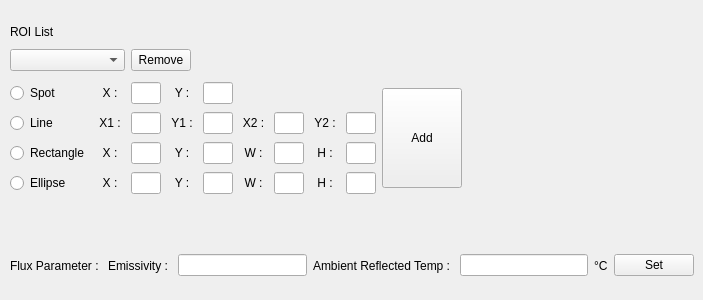
      <widget class="QWidget" name="tabRegionOfInterests">
       <attribute name="title">
        <string>Region of Interests</string>
       </attribute>
       <widget class="QWidget" name="gridLayoutWidget_12">
        <property name="geometry">
         <rect>
          <x>10</x>
          <y>20</y>
          <width>181</width>
          <height>51</height>
         </rect>
        </property>
        <layout class="QGridLayout" name="gridLayout_ROIList">
         <item row="1" column="0">
          <widget class="QComboBox" name="comboBox_ListRoi"/>
         </item>
         <item row="0" column="0">
          <widget class="QLabel" name="label_ROIListTitle">
           <property name="text">
            <string>ROI List</string>
           </property>
          </widget>
         </item>
         <item row="1" column="1">
          <widget class="QPushButton" name="pushButton_RemoveRoiItem">
           <property name="maximumSize">
            <size>
             <width>60</width>
             <height>16777215</height>
            </size>
           </property>
           <property name="text">
            <string>Remove</string>
           </property>
          </widget>
         </item>
        </layout>
       </widget>
       <widget class="QWidget" name="gridLayoutWidget_13">
        <property name="geometry">
         <rect>
          <x>10</x>
          <y>80</y>
          <width>452</width>
          <height>120</height>
         </rect>
        </property>
        <layout class="QGridLayout" name="gridLayout_ROITitle">
         <item row="1" column="8">
          <widget class="QLineEdit" name="lineEdit_LineY2">
           <property name="maximumSize">
            <size>
             <width>30</width>
             <height>16777215</height>
            </size>
           </property>
          </widget>
         </item>
         <item row="3" column="3">
          <widget class="QLabel" name="label_RoiEllipseY">
           <property name="text">
            <string>Y :</string>
           </property>
           <property name="alignment">
            <set>Qt::AlignCenter</set>
           </property>
          </widget>
         </item>
         <item row="1" column="7">
          <widget class="QLabel" name="label_RoiLineY2">
           <property name="text">
            <string>Y2 :</string>
           </property>
           <property name="alignment">
            <set>Qt::AlignCenter</set>
           </property>
          </widget>
         </item>
         <item row="0" column="4">
          <widget class="QLineEdit" name="lineEdit_SpotY">
           <property name="maximumSize">
            <size>
             <width>30</width>
             <height>16777215</height>
            </size>
           </property>
          </widget>
         </item>
         <item row="3" column="5">
          <widget class="QLabel" name="label_RoiEllipseW">
           <property name="text">
            <string>W :</string>
           </property>
           <property name="alignment">
            <set>Qt::AlignCenter</set>
           </property>
          </widget>
         </item>
         <item row="1" column="0">
          <widget class="QRadioButton" name="radioButton_RoiLine">
           <property name="text">
            <string>Line</string>
           </property>
          </widget>
         </item>
         <item row="0" column="3">
          <widget class="QLabel" name="label_RoiSpotY">
           <property name="text">
            <string>Y :</string>
           </property>
           <property name="alignment">
            <set>Qt::AlignCenter</set>
           </property>
          </widget>
         </item>
         <item row="2" column="5">
          <widget class="QLabel" name="label_RoiRectangleW">
           <property name="text">
            <string>W :</string>
           </property>
           <property name="alignment">
            <set>Qt::AlignCenter</set>
           </property>
          </widget>
         </item>
         <item row="1" column="3">
          <widget class="QLabel" name="label_RoiLineY1">
           <property name="text">
            <string>Y1 :</string>
           </property>
           <property name="alignment">
            <set>Qt::AlignCenter</set>
           </property>
          </widget>
         </item>
         <item row="0" column="2">
          <widget class="QLineEdit" name="lineEdit_SpotX">
           <property name="minimumSize">
            <size>
             <width>30</width>
             <height>0</height>
            </size>
           </property>
           <property name="maximumSize">
            <size>
             <width>30</width>
             <height>16777215</height>
            </size>
           </property>
          </widget>
         </item>
         <item row="2" column="0">
          <widget class="QRadioButton" name="radioButton_RoiRectangle">
           <property name="text">
            <string>Rectangle</string>
           </property>
          </widget>
         </item>
         <item row="0" column="1">
          <widget class="QLabel" name="label_RoiSpotX">
           <property name="text">
            <string>X :</string>
           </property>
           <property name="alignment">
            <set>Qt::AlignCenter</set>
           </property>
          </widget>
         </item>
         <item row="2" column="7">
          <widget class="QLabel" name="label_RoiRectangleH">
           <property name="text">
            <string>H :</string>
           </property>
           <property name="alignment">
            <set>Qt::AlignCenter</set>
           </property>
          </widget>
         </item>
         <item row="2" column="1">
          <widget class="QLabel" name="label_RoiRectangleX">
           <property name="text">
            <string>X :</string>
           </property>
           <property name="alignment">
            <set>Qt::AlignCenter</set>
           </property>
          </widget>
         </item>
         <item row="0" column="0">
          <widget class="QRadioButton" name="radioButton_RoiSpot">
           <property name="text">
            <string>Spot</string>
           </property>
          </widget>
         </item>
         <item row="3" column="1">
          <widget class="QLabel" name="label_RoiEllipseX">
           <property name="text">
            <string>X :</string>
           </property>
           <property name="alignment">
            <set>Qt::AlignCenter</set>
           </property>
          </widget>
         </item>
         <item row="3" column="0">
          <widget class="QRadioButton" name="radioButton_RoiEllipse">
           <property name="text">
            <string>Ellipse</string>
           </property>
          </widget>
         </item>
         <item row="3" column="7">
          <widget class="QLabel" name="label_RoiEllipseH">
           <property name="text">
            <string>H :</string>
           </property>
           <property name="alignment">
            <set>Qt::AlignCenter</set>
           </property>
          </widget>
         </item>
         <item row="1" column="1">
          <widget class="QLabel" name="label_RoiLineX1">
           <property name="text">
            <string>X1 :</string>
           </property>
           <property name="alignment">
            <set>Qt::AlignCenter</set>
           </property>
          </widget>
         </item>
         <item row="1" column="5">
          <widget class="QLabel" name="label_RoiLineX2">
           <property name="text">
            <string>X2 :</string>
           </property>
           <property name="alignment">
            <set>Qt::AlignCenter</set>
           </property>
          </widget>
         </item>
         <item row="0" column="9" rowspan="4">
          <widget class="QPushButton" name="pushButton_AddRoiItem">
           <property name="minimumSize">
            <size>
             <width>0</width>
             <height>100</height>
            </size>
           </property>
           <property name="text">
            <string>Add</string>
           </property>
          </widget>
         </item>
         <item row="2" column="3">
          <widget class="QLabel" name="label_RoiRectangleY">
           <property name="text">
            <string>Y :</string>
           </property>
           <property name="alignment">
            <set>Qt::AlignCenter</set>
           </property>
          </widget>
         </item>
         <item row="1" column="6">
          <widget class="QLineEdit" name="lineEdit_LineX2">
           <property name="maximumSize">
            <size>
             <width>30</width>
             <height>16777215</height>
            </size>
           </property>
          </widget>
         </item>
         <item row="1" column="2">
          <widget class="QLineEdit" name="lineEdit_LineX1">
           <property name="maximumSize">
            <size>
             <width>30</width>
             <height>16777215</height>
            </size>
           </property>
          </widget>
         </item>
         <item row="1" column="4">
          <widget class="QLineEdit" name="lineEdit_LineY1">
           <property name="maximumSize">
            <size>
             <width>30</width>
             <height>16777215</height>
            </size>
           </property>
          </widget>
         </item>
         <item row="2" column="2">
          <widget class="QLineEdit" name="lineEdit_RectangleX">
           <property name="maximumSize">
            <size>
             <width>30</width>
             <height>16777215</height>
            </size>
           </property>
          </widget>
         </item>
         <item row="3" column="2">
          <widget class="QLineEdit" name="lineEdit_EllipseX">
           <property name="maximumSize">
            <size>
             <width>30</width>
             <height>16777215</height>
            </size>
           </property>
          </widget>
         </item>
         <item row="2" column="4">
          <widget class="QLineEdit" name="lineEdit_RectangleY">
           <property name="maximumSize">
            <size>
             <width>30</width>
             <height>16777215</height>
            </size>
           </property>
          </widget>
         </item>
         <item row="3" column="4">
          <widget class="QLineEdit" name="lineEdit_EllipseY">
           <property name="maximumSize">
            <size>
             <width>30</width>
             <height>16777215</height>
            </size>
           </property>
          </widget>
         </item>
         <item row="2" column="6">
          <widget class="QLineEdit" name="lineEdit_RectangleW">
           <property name="maximumSize">
            <size>
             <width>30</width>
             <height>16777215</height>
            </size>
           </property>
          </widget>
         </item>
         <item row="3" column="6">
          <widget class="QLineEdit" name="lineEdit_EllipseW">
           <property name="maximumSize">
            <size>
             <width>30</width>
             <height>16777215</height>
            </size>
           </property>
          </widget>
         </item>
         <item row="2" column="8">
          <widget class="QLineEdit" name="lineEdit_RectangleH">
           <property name="maximumSize">
            <size>
             <width>30</width>
             <height>16777215</height>
            </size>
           </property>
          </widget>
         </item>
         <item row="3" column="8">
          <widget class="QLineEdit" name="lineEdit_EllipseH">
           <property name="maximumSize">
            <size>
             <width>30</width>
             <height>16777215</height>
            </size>
           </property>
          </widget>
         </item>
        </layout>
       </widget>
       <widget class="QWidget" name="horizontalLayoutWidget">
        <property name="geometry">
         <rect>
          <x>10</x>
          <y>240</y>
          <width>684</width>
          <height>51</height>
         </rect>
        </property>
        <layout class="QHBoxLayout" name="horizontalLayout">
         <item>
          <widget class="QLabel" name="label_ROIFluxParam">
           <property name="text">
            <string>Flux Parameter : </string>
           </property>
          </widget>
         </item>
         <item>
          <widget class="QLabel" name="label_ROIEmiss">
           <property name="text">
            <string>Emissivity : </string>
           </property>
          </widget>
         </item>
         <item>
          <widget class="QLineEdit" name="lineEdit_RoiEmiss"/>
         </item>
         <item>
          <widget class="QLabel" name="label_ROIAmbRefTemp">
           <property name="text">
            <string>Ambient Reflected Temp : </string>
           </property>
          </widget>
         </item>
         <item>
          <widget class="QLineEdit" name="lineEdit_RoiAmbRefTemp"/>
         </item>
         <item>
          <widget class="QLabel" name="label_ROIAmbRefTempUnit">
           <property name="text">
            <string>°C</string>
           </property>
          </widget>
         </item>
         <item>
          <widget class="QPushButton" name="pushButton_SetRoiFluxItem">
           <property name="text">
            <string>Set</string>
           </property>
          </widget>
         </item>
        </layout>
       </widget>
      </widget>
